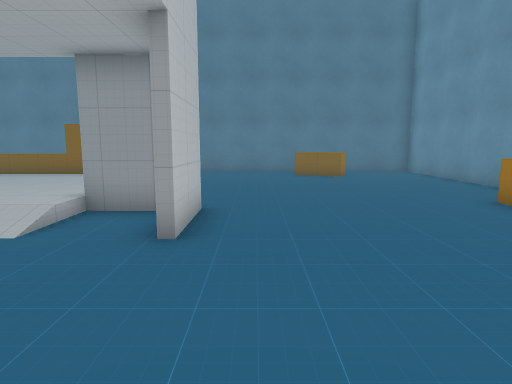
view 1 (above)

24 first-person views from a walk through a 3-D level made in the Unity game engine. The camera is 1.3 m above the floor, tilts 8° down and sees 75° across. The floor is counted in squares, 1 m on a side. Each view is taken from the middle of a square. On the plan, view 1 faces up. The plan holds only what a view shows up to about 14 squares ahead; the rest is blank. The place goes on beyond the plan. The player is left out. Some surface patterns are stand-ins.

view 2
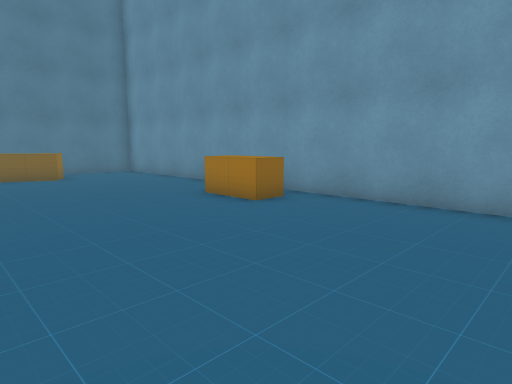

view 3
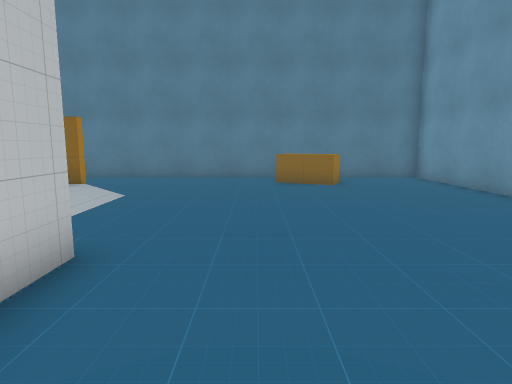

view 4
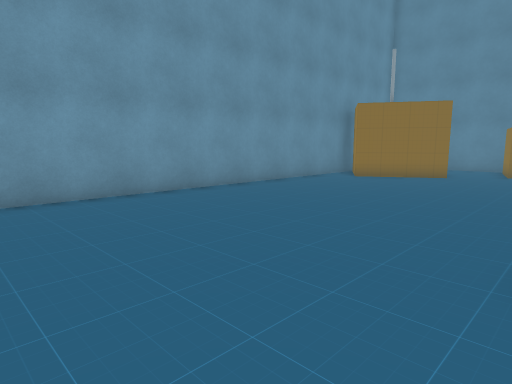

view 5
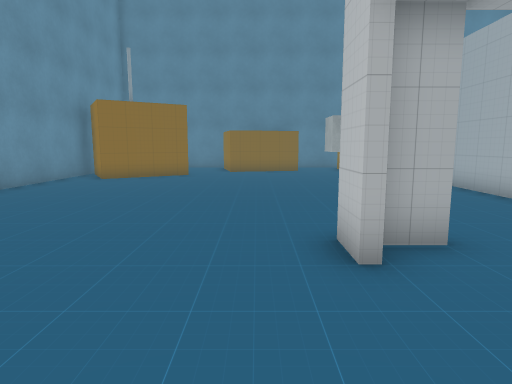

view 6
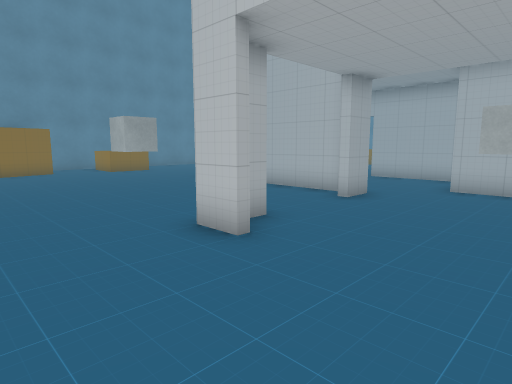

view 7
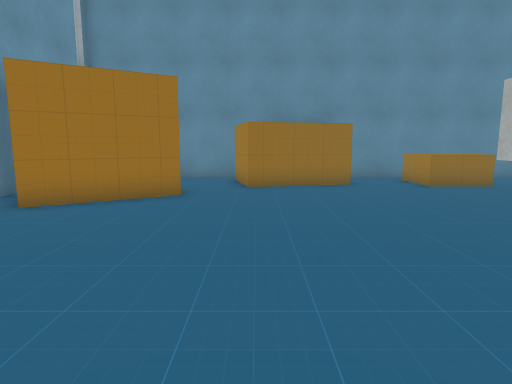

view 8
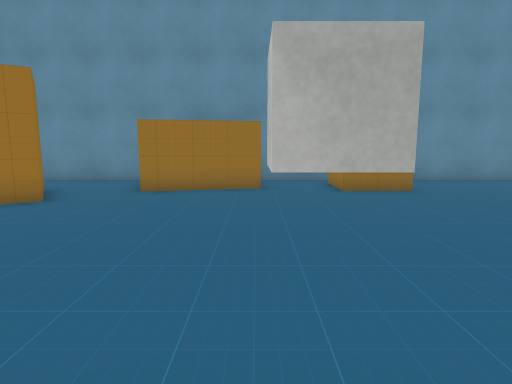

view 9
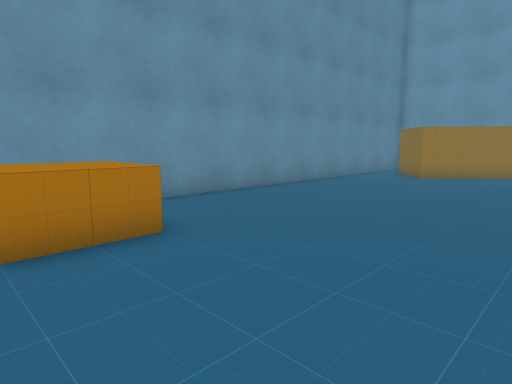

view 10
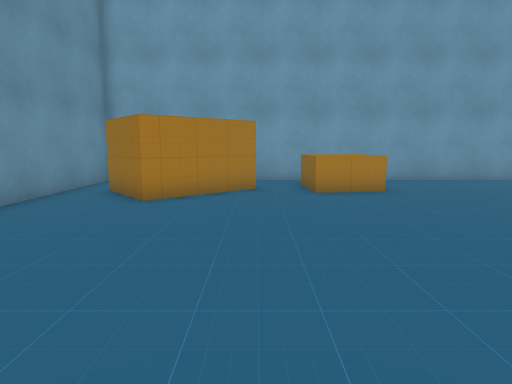

view 11
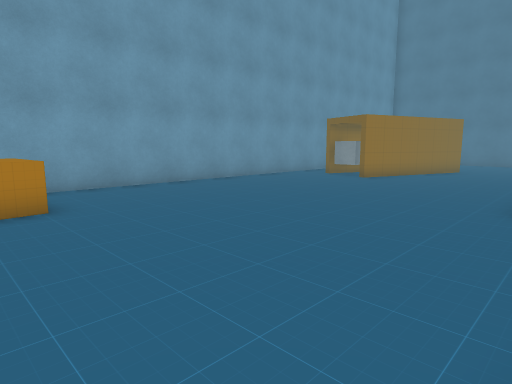

view 12
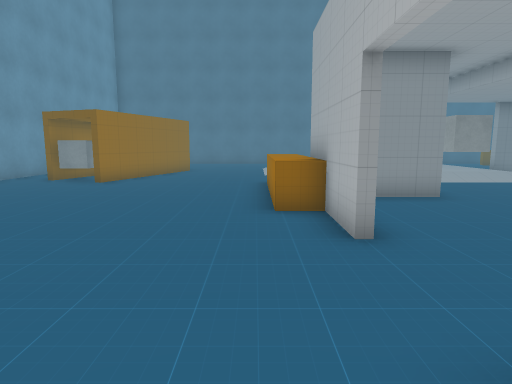

view 13
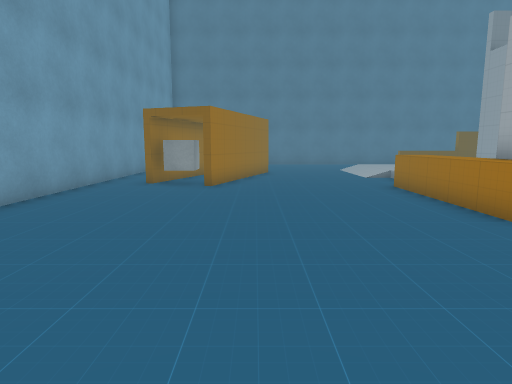

view 14
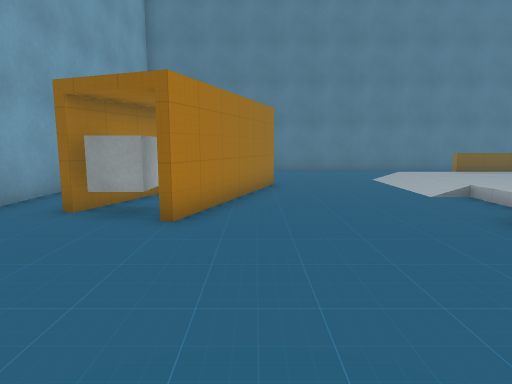

view 15
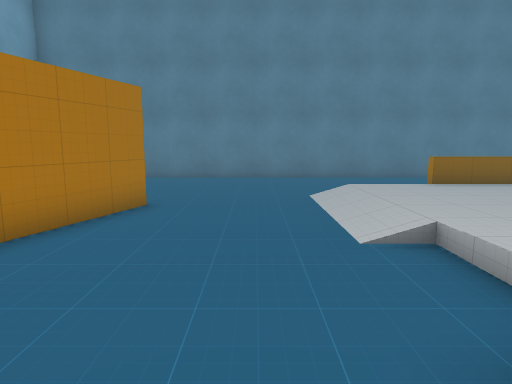

view 16
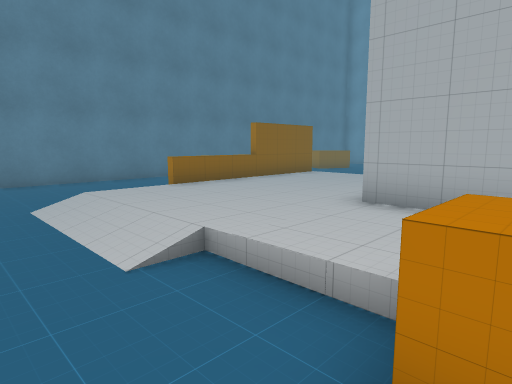

view 17
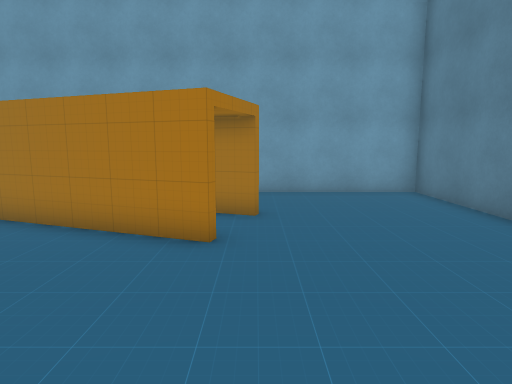

view 18
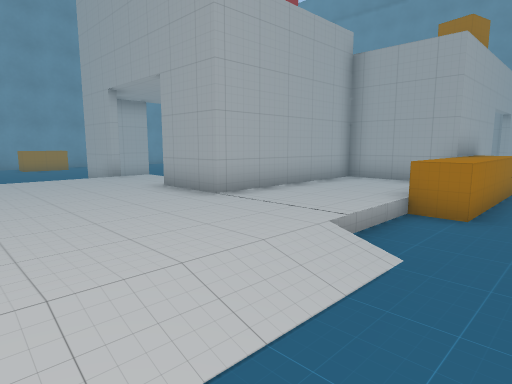

view 19
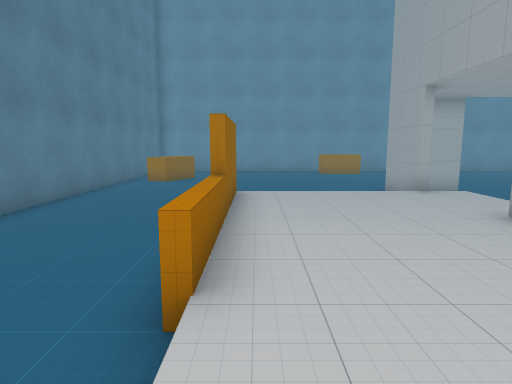

view 20
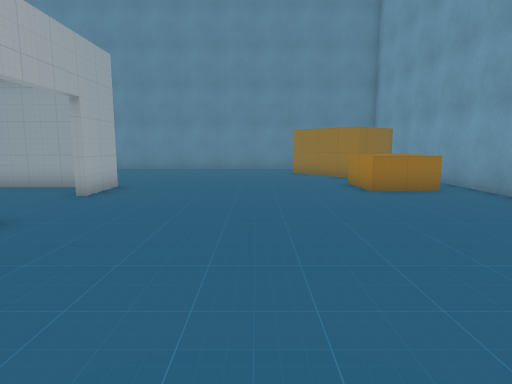

view 21
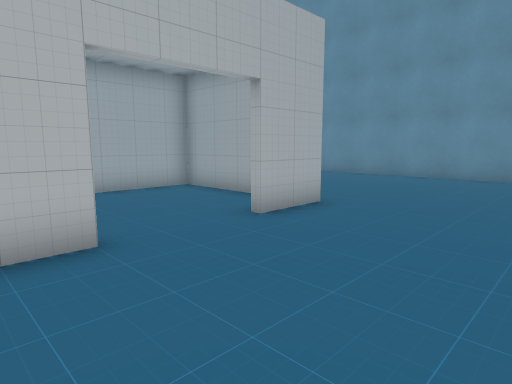

view 22
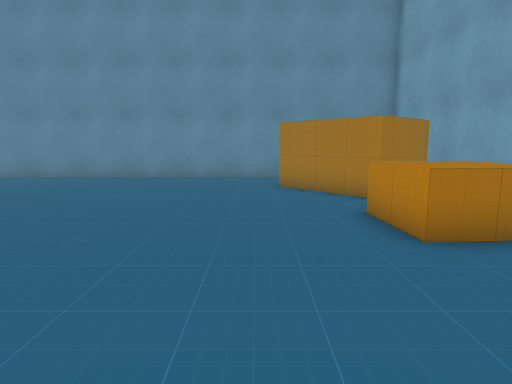

view 23
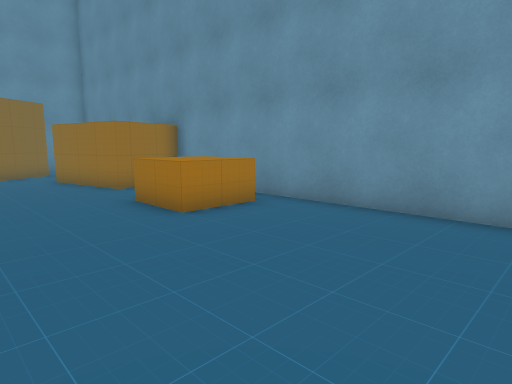

view 24
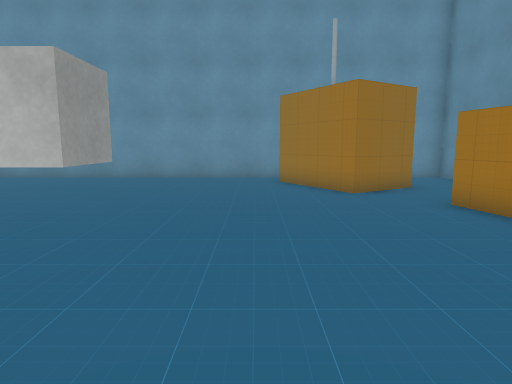

### Floor plan
Key: @ floor where view 1 was taken; # wall or solid block; . main floor; : floor 0.25 m higher than the main floor; / step, stairs or slope; = window, fence, low wall or low ledge; O other object.
Columns run from 23 left of view 1 to 8 right of it. Each row starts with its distance up from view 1.
 17 ################################
 16 #.........................  ...#
 15 #........................O##...#
 14 #.........................O#...#
 13 #..............................#
 12 #.............===###...........#
 11 #...#....../::::::::/..........#
 10     #.#..../::::::::/..........#
  9       O..../::::::::/..........#
  8 #. # ##..../::::::::/......... #
  7 #. # #......:::##:::###......O #
  6 #..###......:::# :::..#......O.#
  5 #..O##......:::# ///..#........#
  4 #..........O:::#...............#
  3 #..........O:::#O..............#
  2 #..........O::###..............#
  1 #..........O###................#
  0 #..........O#........#.@.......#
 -1 #...........#... #.............#
 -2 #...........#..  #.............#
 -3 #..............  #.............#
 -4 #................#.............#
 -5 #................#..##.........#
 -6 #..O........#....#..O#.........#
 -7 #.OO#.......######.............#
 -8 #.OO#........  ................#
 -9 #...........................##.#
-10 #..#.......................OOO##
-11 #.OO#.....................#O   #
-12 ##  O#.....................O
-13 #   O#...........OO..#OOO..O.
-14    ##............OO..#  O......#
-15   ...................#   ......#
-16  #####################   #######

Where each view was taken, in squares from view 1:
view 1: 0 up, 0 right, facing up
view 2: 0 up, 0 right, facing up-right
view 3: 3 up, 1 right, facing up
view 4: 4 up, 1 left, facing down-right
view 5: 4 up, 0 right, facing down
view 6: 4 up, 2 right, facing down-left
view 7: 2 down, 1 right, facing down
view 8: 3 down, 2 left, facing down
view 9: 8 down, 4 left, facing down-left
view 10: 10 down, 10 left, facing left
view 11: 8 down, 12 left, facing up-left
view 12: 7 down, 13 left, facing up
view 13: 6 down, 17 left, facing up
view 14: 1 down, 17 left, facing up
view 15: 3 up, 14 left, facing up
view 16: 4 up, 14 left, facing up-right
view 17: 11 up, 11 left, facing left
view 18: 11 up, 14 left, facing down-right
view 19: 11 up, 12 left, facing right
view 20: 3 up, 16 left, facing down
view 21: 1 down, 16 left, facing down-right
view 22: 2 down, 17 left, facing down
view 23: 9 down, 12 left, facing down-right
view 24: 8 down, 6 left, facing right
